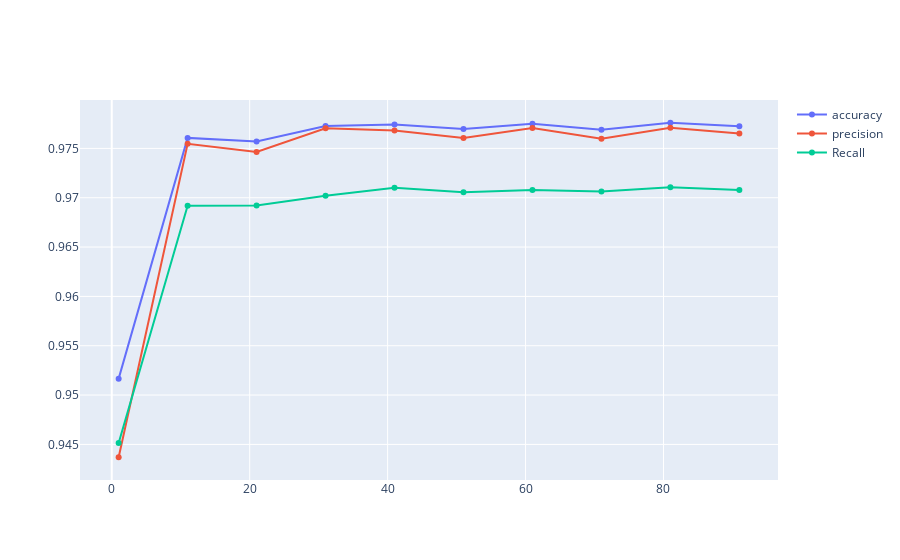

Notebook cell for this chart:
### Code cell
fig = go.Figure()
fig.add_trace(go.Scatter(x=arr, y=acc_arr, name="accuracy"))
fig.add_trace(go.Scatter(x=arr, y=p_arr, name="precision"))
fig.add_trace(go.Scatter(x=arr, y=r_arr, name="Recall"))
fig.show()

### Figure 1 — Plotly figure (JSON) as saved in the notebook; plotly's stock layout.template omitted (floating-point values rounded to 4 significant figures)
{"data": [{"name": "accuracy", "type": "scatter", "x": [1, 11, 21, 31, 41, 51, 61, 71, 81, 91], "y": [0.9517, 0.9761, 0.9757, 0.9773, 0.9774, 0.977, 0.9775, 0.9769, 0.9776, 0.9772]}, {"name": "precision", "type": "scatter", "x": [1, 11, 21, 31, 41, 51, 61, 71, 81, 91], "y": [0.9437, 0.9755, 0.9746, 0.977, 0.9768, 0.976, 0.9771, 0.976, 0.9771, 0.9765]}, {"name": "Recall", "type": "scatter", "x": [1, 11, 21, 31, 41, 51, 61, 71, 81, 91], "y": [0.9452, 0.9692, 0.9692, 0.9702, 0.971, 0.9706, 0.9708, 0.9706, 0.9711, 0.9708]}], "layout": {}}
